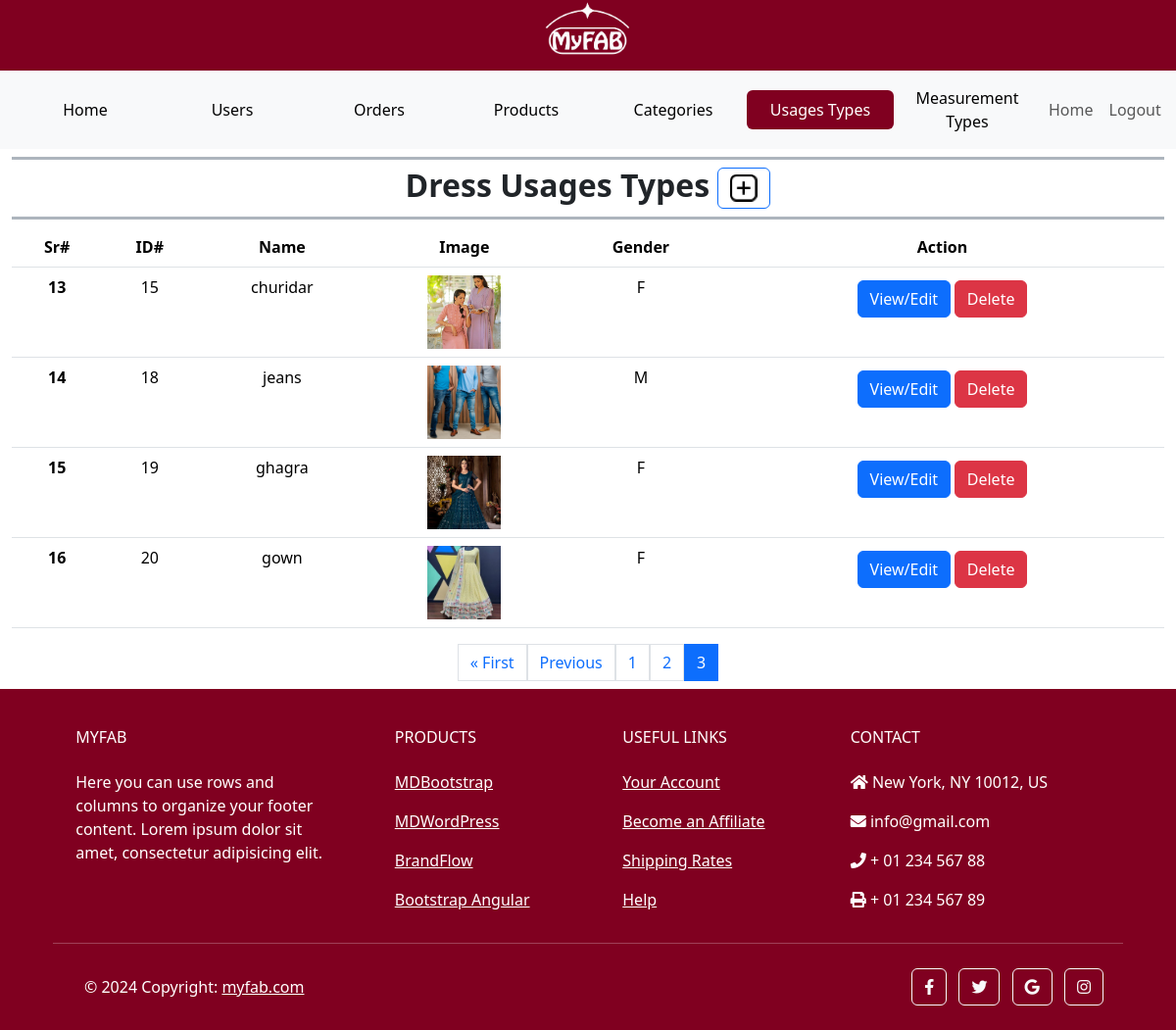
Page /custom_admin/usages/?page=3 (signed in) on the earlier database version.
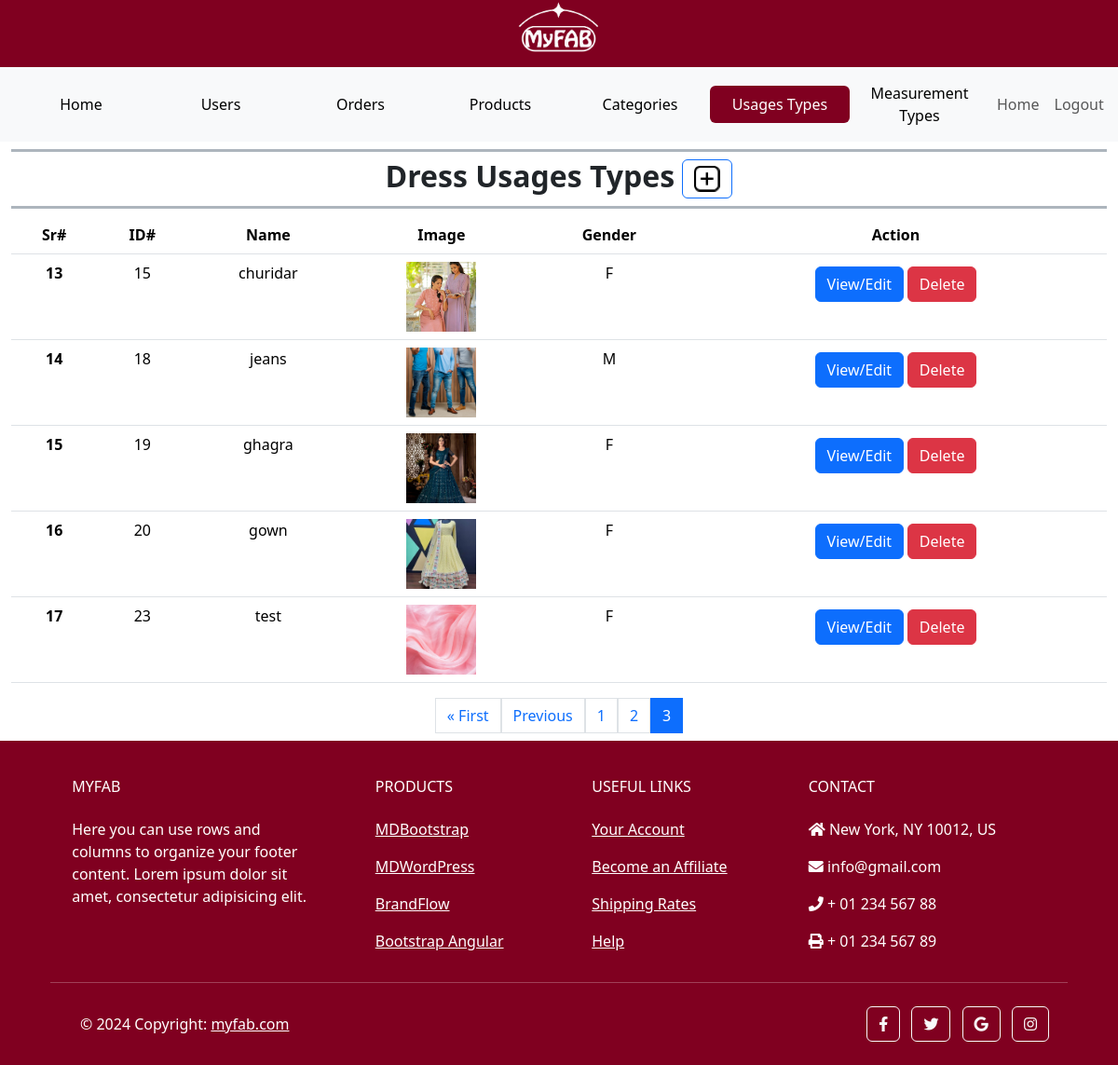
Same page on the later database version.
### main/models.py (models this page shows, shortened)
class Usage(models.Model):
    GENDER_CHOICES = [
        ('M', 'male'),
        ('F', 'female'),
    ]
    name = models.CharField(max_length=100, null=False, unique=True)
    image = models.ImageField(upload_to='images/usages', null=True, blank=True)
    gender = models.CharField(max_length=10, null=True, choices=GENDER_CHOICES)
    measurements = models.ManyToManyField(Measurement)

### custom_admin/views.py (the view)
# urls.py: path('usages/', AdminUsages.as_view(), name='admin_usages'),
class AdminUsages(View):
    def get(self, request):
        usages = Usage.objects.all()
        paginator = Paginator(usages, 6)
        page_number = request.GET.get('page')
        try:
            paged_usages = paginator.page(page_number)
        except PageNotAnInteger:
            paged_usages = paginator.page(1)
        except EmptyPage:
             paged_usages = paginator.page(paginator.num_pages)
        start_serial_number = (paged_usages.number - 1) * paginator.per_page + 1
        serial_numbers = list(range(start_serial_number, start_serial_number + len(paged_usages)))
        zipped_data = zip(serial_numbers, paged_usages)
        context = {'zipped_data': zipped_data,'usages': paged_usages}
        return render(request, 'admin_usages.html', context)

### templates/admin_usages.html (shortened to what the changed rows need)
{% extends 'admin_base.html' %}
{% load static %}
{% block content %}
    <section class="mb-2">
        <div class="container-fluid">
            <div class="row h-100">
                <div class="col-12">
                    <div class="table-responsive text-center">
                        <table class="table  table-hover">
                            <thead>
                            <tr>
                                <th scope="col">Sr#</th>
                                <th scope="col">ID#</th>
                                <th scope="col">Name</th>
                                <th scope="col">Image</th>
                                <th scope="col">Gender</th>
                                <th scope="col">Action</th>
                            </tr>
                            </thead>
                            <tbody>
                                {% for serial_number, usage in zipped_data %}
                                <tr>
                                    <th scope="row">{{ serial_number }}</th>
                                    <td>{{ usage.id }}</td>
                                    <td>{{ usage.name }}</td>
                                    <td>
                                        <a href="{{ usage.image.url }}" target="_blank">
                                            <img class="thumbnail-image" src="{{ usage.image.url }}" alt="{{ usage.name }} Image">
                                        </a>
                                    </td>
                                    <td>{{ usage.gender }}</td>
                                    <td>
                                        <button class="btn btn-sm">
                                            <a href="{% url "custom_admin:admin_usage_edit" usage.id %}" class="btn btn-primary">View/Edit</a>
                                            <a href="{% url "custom_admin:admin_usage_delete" usage.id %}" class="btn btn-danger">Delete</a>
                                        </button>
                                    </td>
                                </tr>
                                {% endfor %}
                            </tbody>
                        </table>
                    </div>
                    <div class="pagination justify-content-center">
                        {% if usages.has_previous %}
                            <a href="?page=1" class="page-link">&laquo; First</a>
                            <a href="?page={{ usages.previous_page_number }}" class="page-link">Previous</a>
                        {% endif %}
                        {% for page in usages.paginator.page_range %}
                        <a href="?page={{ page }}" class="page-link {% if usages.number == page %}active{% endif %}">{{ page }}</a>
                        {% endfor %}
                    </div>
                </div>
            </div>
        </div>
    </section>
{% endblock content %}

Differences in the rows shown:
added Usage: serial_number "17", id "23", name "test", image (picture), gender "F"
